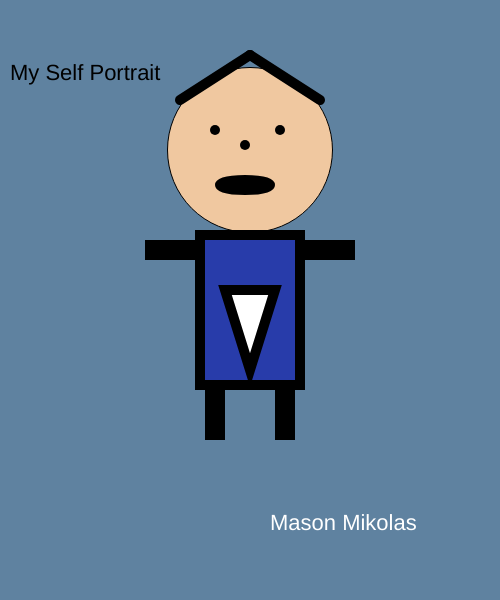
Frame 1 (no input)
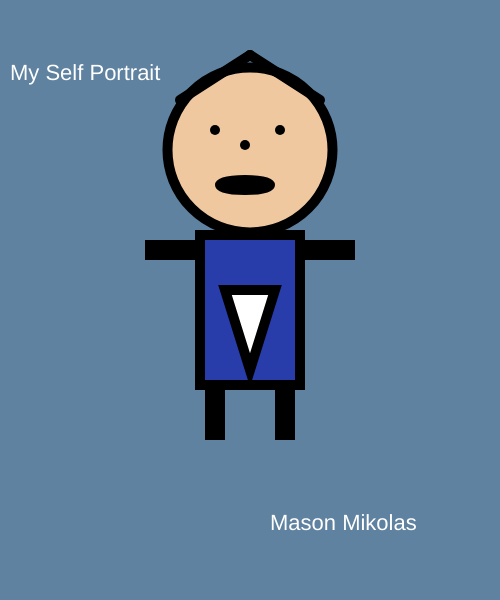
Frame 60 (no input)
Frame 120 (the mouse pressed at the canvas centre since frame 60): identical to frame 60, image omitted

The p5.js sketch that drew these frames (run headless with seeded random() and noise() and a simulated clock; from frame 60 on, the mouse is pressed at the canvas centre):

// p5.js sketch
// ── sketch.js
function setup()
{   
    createCanvas(500,600);
}

function draw()
{  
    background(95,130,160);
    textSize(22)
    text("My Self Portrait", 10,80);
   
    fill(240, 200, 160);  
    circle(250,150,165);
    
    strokeWeight(10);  
    fill(0);  
    point(215,130);  
    point(280,130);
  
    point(245,145);
     
    ellipse(245, 185, 50, 10)
 
    line(180,100,250,55);  
    line(320,100,250,55);
      
    fill(40, 60, 170);  
    rect(200,235,100,150);
      
    fill(255);  
    triangle(225,290,250,370,275,290)
 
    fill(40, 60, 170);  
    rect(300,245,50,10);
     
    rect(150,245,50,10);
     
    rect(210,385,10,50);
      
    rect(280,385,10,50);
    
    fill(255);  
    textSize(22);  
    text("Mason Mikolas",270,530 );
}
